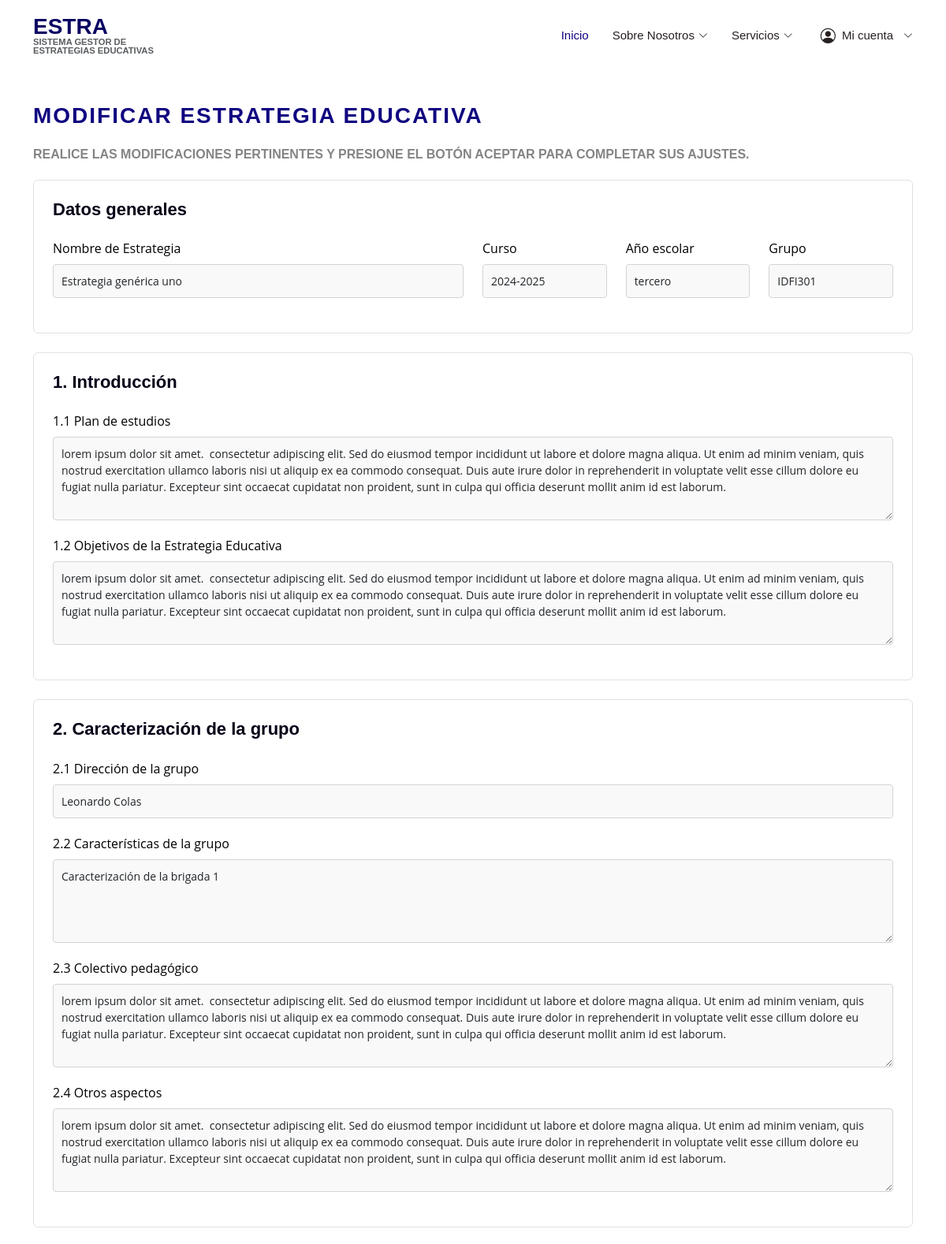
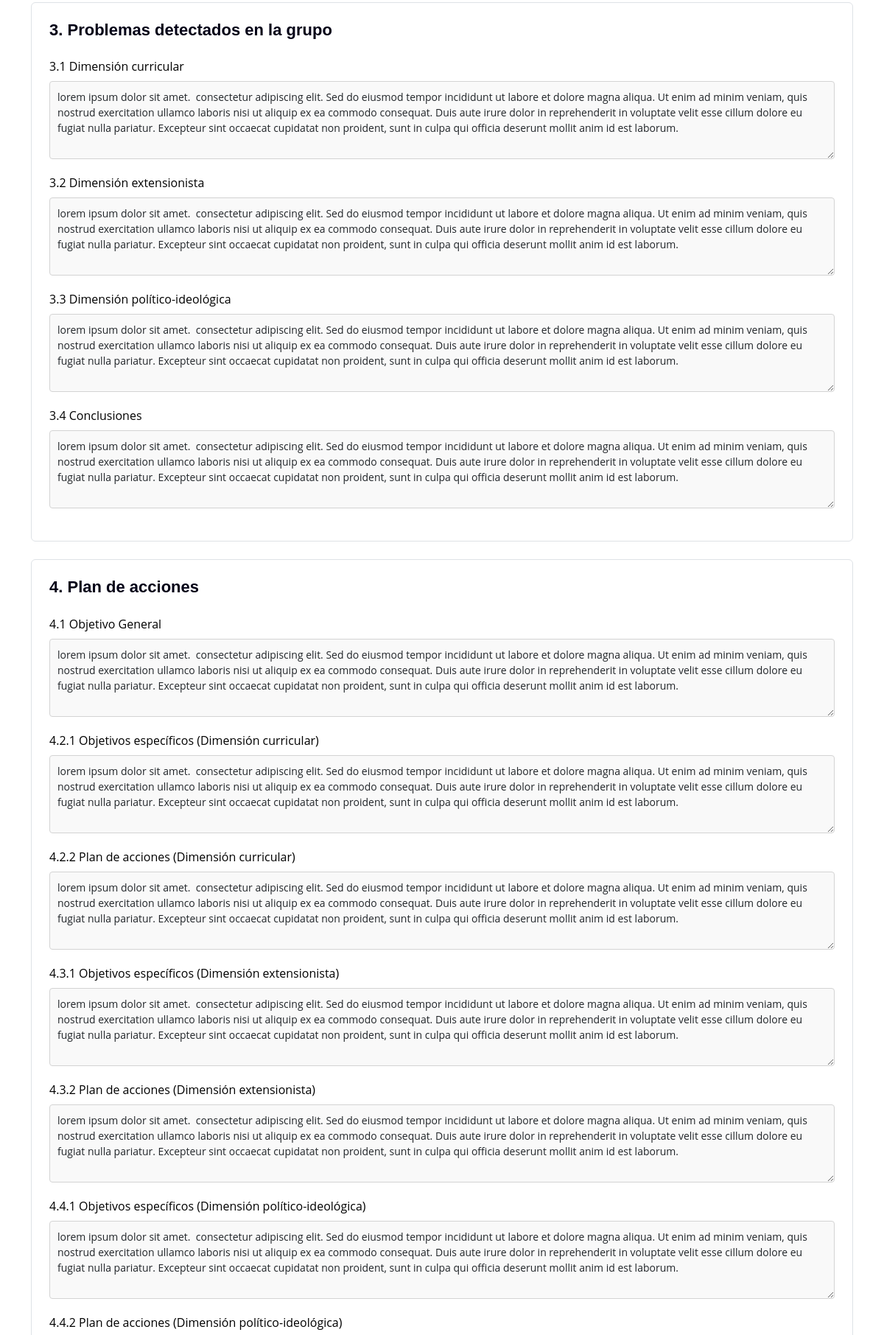
The page /p/modificar/estrategia/1/ (signed in, upper part) on the database its author committed (2 pictures, top to bottom).
### estrategias/models.py (models this page shows, shortened)
class Estrategia(models.Model):
    ANIO_CHOICES = [
        ('primero', 'Primero'),
        ('segundo', 'Segundo'),
        ('tercero', 'Tercero'),
        ('cuarto', 'Cuarto'),
    ]
    curso = models.CharField(max_length=20)
    anio_escolar = models.CharField(max_length=10, choices=ANIO_CHOICES)
    grupo = models.CharField(max_length=20)
    nombre = models.CharField(max_length=255, blank=True, default="Estrategia_{id}")
    autor = models.CharField(max_length=255, blank=True, default="autor_{id}")
    plan_estudios = models.TextField(blank=True, default="plan_estudios_{id}")
    obj_general = models.TextField(blank=True, default="objetivo_general_{id}")
    obj_estrategia = models.TextField(blank=True, default="objetivos_estrategia_{id}")
    dir_grupo = models.CharField(max_length=255, blank=True, default="direccion_grupo_{id}")
    caract_grupo = models.TextField(blank=True, default="caracteristicas_grupo_{id}")
    colect_pedagogico = models.TextField(blank=True, default="colectivo_pedagogico_{id}")
    dim_curricular = models.TextField(blank=True, default="dimension_curricular_{id}")
    dim_extensionista = models.TextField(blank=True, default="dimension_extensionista_{id}")
    dim_politica = models.TextField(blank=True, default="dimension_politico_ideologica_{id}")
    obj_dc = models.TextField(blank=True, default="obj_dc_{id}")
    plan_dc = models.TextField(blank=True, default="plan_dc_{id}")
    obj_de = models.TextField(blank=True, default="obj_de_{id}")
    plan_de = models.TextField(blank=True, default="plan_de_{id}")
    obj_dp = models.TextField(blank=True, default="obj_dp_{id}")
    plan_dp = models.TextField(blank=True, default="plan_dp_{id}")
    evaluacion = models.TextField(blank=True, default="evaluacion_integral_{id}")
    otros_aspectos = models.TextField(blank=True, default="otros_aspectos_{id}")
    conclusiones = models.TextField(blank=True, default="conclusiones_{id}")
    fecha_creacion = models.DateTimeField(auto_now_add=True, null=True,blank=True)
    fecha_modificacion = models.DateTimeField(auto_now=True, null=True,blank=True)
    class Meta:
        unique_together = ('curso', 'grupo')

### grupos/models.py (models this page shows, shortened)
class Grupo(models.Model):
    ANIO_CHOICES = [
        ('primero', 'Primero'),
        ('segundo', 'Segundo'),
        ('tercero', 'Tercero'),
        ('cuarto', 'Cuarto'),
    ]
    nombre = models.CharField(max_length=50, unique=True)
    direccion = models.CharField(max_length=100)
    curso = models.CharField(max_length=20)
    anio_escolar = models.CharField(max_length=10, choices=ANIO_CHOICES)
    caracterizacion = models.TextField()
    guia = models.OneToOneField(
        'profesores.Profesor',
        on_delete=models.SET_NULL,
        null=True,
        blank=True,
        related_name='grupo_asignado'
    )
    profesores = models.ManyToManyField(
        'profesores.Profesor',
        related_name='grupos',
        blank=True
    )

### estrategias/vistas/vistas_principal.py (the view, shortened to what this page needs)
# urls.py: path('p/modificar/estrategia/<int:estra_id>/', vistas_principal.modificar_estrategia, name='p_modificar_estrategia'),
def modificar_estrategia(request, estra_id):
    if not request.user.is_authenticated:
        messages.error(request, "No estás autenticado.")
        return redirect("login")
    if not request.user.es_profesor():
        messages.error(request, "No tienes permiso para modificar estrategias.")
        return redirect("estrategias")
    estra = get_object_or_404(Estrategia, id=estra_id)
    grupos = Grupo.objects.all()
    return render(request, "profesor_principal/modificar_estrategia.html", {"estrategia": estra, "grupos": grupos})

### usuarios/models.py (called while the page is built)
    def es_profesor(self):
        return self.rol == 'profesor_principal'

### templates/profesor_principal/modificar_estrategia.html (shortened to what this page needs)
{% extends "base.html" %}
{% load static %}
{% block content %}
  <section id="formulario-estrategia" class="estrategia-educativa">
    <div class="container">
      <div class="section-title">
        <h2>Modificar Estrategia Educativa</h2>
        <p> Realice las modificaciones pertinentes y presione el botón Aceptar para completar sus ajustes.</p>
      </div>
      <form id="form-estrategia" class="php-email-form" action="{% url 'p_modificar_estrategia' estrategia.id %}" method="POST">
        <div class="form-section mb-4 p-4 border rounded">
          <h3 class="mb-4">Datos generales</h3>
          <div class="row">
            <div class="col-md-6">
              <div class="form-group">
                <label for="titulo-estrategia">Nombre de Estrategia </label>
                <input type="text" id="titulo-estrategia" name="nombre" class="form-control" required value="{{estrategia.nombre}}">
              </div>
            </div>
            <div class="col-md-2">
              <div class="form-group">
                <label for="curso">Curso</label>
                <input type="text" id="curso" name="curso" class="form-control" required value="{{estrategia.curso}}">
              </div>
            </div>
            <div class="col-md-2">
              <div class="form-group">
                <label for="ano-escolar">Año escolar</label>
                <input type="text" id="ano-escolar" name="anio_escolar" class="form-control" required value="{{estrategia.anio_escolar}}">
              </div>
            </div>
            <div class="col-md-2">
              <div class="form-group">
                <label for="grupo">Grupo</label>
                <select id="grupo" name="grupo" class="form-control" required>
                    {% for grupo in grupos %}
                        <option value="{{ grupo.nombre }}" {% if estrategia.grupo == grupo.nombre %}selected{% endif %}>{{ grupo.nombre }}</option>
                    {% endfor %}
                </select>
              </div>
            </div>
          </div>
        </div>
        <div class="form-section mb-4 p-4 border rounded">
          <h3 class="mb-4">1. Introducción</h3>
          <div class="form-group">
            <label for="plan_estudios">1.1 Plan de estudios</label>
            <textarea id="plan_estudios" name="plan_estudios" class="form-control" rows="4">{{estrategia.plan_estudios}}</textarea>
          </div>
          <div class="form-group">
            <label for="obj_estrategia">1.2 Objetivos de la Estrategia Educativa</label>
            <textarea id="obj_estrategia" name="obj_estrategia" class="form-control" rows="4">{{estrategia.obj_estrategia}}</textarea>
          </div>
        </div>
        <div class="form-section mb-4 p-4 border rounded">
          <h3 class="mb-4">2. Caracterización de la grupo</h3>
          <div class="form-group">
            <label for="direccion-grupo">2.1 Dirección de la grupo</label>
            <input type="text" id="direccion-grupo" name="dir_grupo" class="form-control" value="{{estrategia.dir_grupo}}">
          </div>
          <div class="form-group">
            <label for="caracteristicas-grupo">2.2 Características de la grupo</label>
            <textarea id="caracteristicas-grupo" name="caract_grupo" class="form-control" rows="4">{{estrategia.caract_grupo}}</textarea>
          </div>
          <div class="form-group">
            <label for="colectivo-pedagogico">2.3 Colectivo pedagógico</label>
            <textarea id="colectivo-pedagogico" name="colect_pedagogico" class="form-control" rows="4">{{estrategia.colect_pedagogico}}</textarea>
          </div>
          <div class="form-group">
            <label for="otros-aspectos">2.4 Otros aspectos</label>
            <textarea id="otros-aspectos" name="otros_aspectos" class="form-control" rows="4">{{estrategia.otros_aspectos}}</textarea>
          </div>
        </div>
        <div class="form-section mb-4 p-4 border rounded">
          <h3 class="mb-4">3. Problemas detectados en la grupo</h3>
          <div class="form-group">
            <label for="dimension-curricular">3.1 Dimensión curricular</label>
            <textarea id="dimension-curricular" name="dim_curricular" class="form-control" rows="4">{{estrategia.dim_curricular}}</textarea>
          </div>
          <div class="form-group">
            <label for="dimension-extensionista">3.2 Dimensión extensionista</label>
            <textarea id="dimension-extensionista" name="dim_extensionista" class="form-control" rows="4">{{estrategia.dim_extensionista}}</textarea>
          </div>
          <div class="form-group">
            <label for="dimension-politico-ideologica">3.3 Dimensión político-ideológica</label>
            <textarea id="dimension-politico-ideologica" name="dim_politica" class="form-control" rows="4">{{estrategia.dim_politica}}</textarea>
          </div>
          <div class="form-group">
            <label for="conclusiones">3.4 Conclusiones</label>
            <textarea id="conclusiones" name="conclusiones" class="form-control" rows="4">{{estrategia.conclusiones}}</textarea>
          </div>
        </div>
        <div class="form-section mb-4 p-4 border rounded">
          <h3 class="mb-4">4. Plan de acciones</h3>
          <div class="form-group">
            <label for="objetivo-general">4.1 Objetivo General</label>
            <textarea id="objetivo-general" name="obj_general" class="form-control" rows="4">{{estrategia.obj_general}}</textarea>
          </div>
          <div class="form-group">
            <label for="objetivos-especificos-curricular">4.2.1 Objetivos específicos (Dimensión curricular)</label>
            <textarea id="objetivos-especificos-curricular" name="obj_dc" class="form-control" rows="4">{{estrategia.obj_dc}}</textarea>
          </div>
          <div class="form-group">
            <label for="plan-acciones-curricular">4.2.2 Plan de acciones (Dimensión curricular)</label>
            <textarea id="plan-acciones-curricular" name="plan_dc" class="form-control" rows="4">{{estrategia.plan_dc}}</textarea>
          </div>
          <div class="form-group">
            <label for="objetivos-especificos-extensionista">4.3.1 Objetivos específicos (Dimensión extensionista)</label>
            <textarea id="objetivos-especificos-extensionista" name="obj_de" class="form-control" rows="4">{{estrategia.obj_de}}</textarea>
          </div>
          <div class="form-group">
            <label for="plan-acciones-extensionista">4.3.2 Plan de acciones (Dimensión extensionista)</label>
            <textarea id="plan-acciones-extensionista" name="plan_de" class="form-control" rows="4">{{estrategia.plan_de}}</textarea>
          </div>
          <div class="form-group">
            <label for="objetivos-especificos-politico-ideologica">4.4.1 Objetivos específicos (Dimensión político-ideológica)</label>
            <textarea id="objetivos-especificos-politico-ideologica" name="obj_dp" class="form-control" rows="4">{{estrategia.obj_dp}}</textarea>
          </div>
          <div class="form-group">
            <label for="plan-acciones-politico-ideologica">4.4.2 Plan de acciones (Dimensión político-ideológica)</label>
          </div>
        </div>
      </form>
    </div>
</section>
{% endblock %}

### static/assets/css/style.css (style rules this page uses)
body { font-family: "Open Sans", sans-serif; color: #282121; }
h1, h2, h3, h4, h5, h6 { font-family: "Raleway", sans-serif; }
section { padding: 60px 0; overflow: hidden; }
.section-title { padding-bottom: 20px; }
.section-title h2 { font-size: clamp(12px, 2.5vw, 14px); font-weight: 500; padding: 0; line-height: 1.2; margin: 0 0 10px 0; letter-spacing: 2px; text-transform: uppercase; color: #aaaaaa; font-family: "Poppins", sans-serif; word-break: break-word; }
.section-title p { margin: 0; margin: 0; font-size: 36px; font-weight: 700; text-transform: uppercase; font-family: "Poppins", sans-serif; color: #020d19; }
.estrategia-educativa { padding: 60px 0; background-color: #ffffff; }
.estrategia-educativa .section-title h2 { margin-top: 70px; font-size: 28px; font-weight: 700; color: #100380; }
.estrategia-educativa .section-title p { font-size: 18px; color: #848484; }
#formulario-estrategia { background-color: #ffffff; padding: 60px 0; }
#formulario-estrategia .section-title h2 { color: #100380; font-size: 28px; font-weight: 700; margin-bottom: 20px; }
#formulario-estrategia .section-title p { color: #848484; font-size: 16px; }
#formulario-estrategia .form-section { margin-bottom: 40px; }
#formulario-estrategia .form-section h3 { color: #030117; font-size: 22px; font-weight: 600; margin-bottom: 20px; }
#formulario-estrategia .form-group { margin-bottom: 20px; }
#formulario-estrategia .form-group label { color: #000000; font-weight: 500; margin-bottom: 8px; display: block; }
#formulario-estrategia .form-control { width: 100%; padding: 10px; border: 1px solid #d3d3d3; border-radius: 4px; font-size: 14px; background-color: #f9f9f9; transition: border-color 0.3s ease; }
#formulario-estrategia textarea.form-control { resize: vertical; min-height: 100px; }
.form-control { transition: border-color 0.15s ease-in-out, box-shadow 0.15s ease-in-out; }

### rows shown on the page
Estrategia: nombre "Estrategia genérica uno", curso "2024-2025", anio_escolar "tercero", grupo "IDFI301", plan_estudios "lorem ipsum dolor sit amet. consectetur adipiscing elit. Sed do eiusmod tempor incididunt ut labore et dolore magna aliqua. Ut enim ad minim veniam, quis nostrud exercitation ullamco laboris nisi ut aliquip ex ea commodo consequat. Duis aute irure dolor in reprehenderit in voluptate velit esse cillum dolore eu fugiat nulla pariatur. Excepteur sint occaecat cupidatat non proident, sunt in culpa qui officia deserunt mollit anim id est laborum.", obj_estrategia "lorem ipsum dolor sit amet. consectetur adipiscing elit. Sed do eiusmod tempor incididunt ut labore et dolore magna aliqua. Ut enim ad minim veniam, quis nostrud exercitation ullamco laboris nisi ut aliquip ex ea commodo consequat. Duis aute irure dolor in reprehenderit in voluptate velit esse cillum dolore eu fugiat nulla pariatur. Excepteur sint occaecat cupidatat non proident, sunt in culpa qui officia deserunt mollit anim id est laborum.", dir_grupo "Leonardo Colas", caract_grupo "Caracterización de la brigada 1", colect_pedagogico "lorem ipsum dolor sit amet. consectetur adipiscing elit. Sed do eiusmod tempor incididunt ut labore et dolore magna aliqua. Ut enim ad minim veniam, quis nostrud exercitation ullamco laboris nisi ut aliquip ex ea commodo consequat. Duis aute irure dolor in reprehenderit in voluptate velit esse cillum dolore eu fugiat nulla pariatur. Excepteur sint occaecat cupidatat non proident, sunt in culpa qui officia deserunt mollit anim id est laborum.", otros_aspectos "lorem ipsum dolor sit amet. consectetur adipiscing elit. Sed do eiusmod tempor incididunt ut labore et dolore magna aliqua. Ut enim ad minim veniam, quis nostrud exercitation ullamco laboris nisi ut aliquip ex ea commodo consequat. Duis aute irure dolor in reprehenderit in voluptate velit esse cillum dolore eu fugiat nulla pariatur. Excepteur sint occaecat cupidatat non proident, sunt in culpa qui officia deserunt mollit anim id est laborum.", dim_curricular "lorem ipsum dolor sit amet. consectetur adipiscing elit. Sed do eiusmod tempor incididunt ut labore et dolore magna aliqua. Ut enim ad minim veniam, quis nostrud exercitation ullamco laboris nisi ut aliquip ex ea commodo consequat. Duis aute irure dolor in reprehenderit in voluptate velit esse cillum dolore eu fugiat nulla pariatur. Excepteur sint occaecat cupidatat non proident, sunt in culpa qui officia deserunt mollit anim id est laborum.", dim_extensionista "lorem ipsum dolor sit amet. consectetur adipiscing elit. Sed do eiusmod tempor incididunt ut labore et dolore magna aliqua. Ut enim ad minim veniam, quis nostrud exercitation ullamco laboris nisi ut aliquip ex ea commodo consequat. Duis aute irure dolor in reprehenderit in voluptate velit esse cillum dolore eu fugiat nulla pariatur. Excepteur sint occaecat cupidatat non proident, sunt in culpa qui officia deserunt mollit anim id est laborum.", dim_politica "lorem ipsum dolor sit amet. consectetur adipiscing elit. Sed do eiusmod tempor incididunt ut labore et dolore magna aliqua. Ut enim ad minim veniam, quis nostrud exercitation ullamco laboris nisi ut aliquip ex ea commodo consequat. Duis aute irure dolor in reprehenderit in voluptate velit esse cillum dolore eu fugiat nulla pariatur. Excepteur sint occaecat cupidatat non proident, sunt in culpa qui officia deserunt mollit anim id est laborum.", conclusiones "lorem ipsum dolor sit amet. consectetur adipiscing elit. Sed do eiusmod tempor incididunt ut labore et dolore magna aliqua. Ut enim ad minim veniam, quis nostrud exercitation ullamco laboris nisi ut aliquip ex ea commodo consequat. Duis aute irure dolor in reprehenderit in voluptate velit esse cillum dolore eu fugiat nulla pariatur. Excepteur sint occaecat cupidatat non proident, sunt in culpa qui officia deserunt mollit anim id est laborum.", obj_general "lorem ipsum dolor sit amet. consectetur adipiscing elit. Sed do eiusmod tempor incididunt ut labore et dolore magna aliqua. Ut enim ad minim veniam, quis nostrud exercitation ullamco laboris nisi ut aliquip ex ea commodo consequat. Duis aute irure dolor in reprehenderit in voluptate velit esse cillum dolore eu fugiat nulla pariatur. Excepteur sint occaecat cupidatat non proident, sunt in culpa qui officia deserunt mollit anim id est laborum.", obj_dc "lorem ipsum dolor sit amet. consectetur adipiscing elit. Sed do eiusmod tempor incididunt ut labore et dolore magna aliqua. Ut enim ad minim veniam, quis nostrud exercitation ullamco laboris nisi ut aliquip ex ea commodo consequat. Duis aute irure dolor in reprehenderit in voluptate velit esse cillum dolore eu fugiat nulla pariatur. Excepteur sint occaecat cupidatat non proident, sunt in culpa qui officia deserunt mollit anim id est laborum.", plan_dc "lorem ipsum dolor sit amet. consectetur adipiscing elit. Sed do eiusmod tempor incididunt ut labore et dolore magna aliqua. Ut enim ad minim veniam, quis nostrud exercitation ullamco laboris nisi ut aliquip ex ea commodo consequat. Duis aute irure dolor in reprehenderit in voluptate velit esse cillum dolore eu fugiat nulla pariatur. Excepteur sint occaecat cupidatat non proident, sunt in culpa qui officia deserunt mollit anim id est laborum.", obj_de "lorem ipsum dolor sit amet. consectetur adipiscing elit. Sed do eiusmod tempor incididunt ut labore et dolore magna aliqua. Ut enim ad minim veniam, quis nostrud exercitation ullamco laboris nisi ut aliquip ex ea commodo consequat. Duis aute irure dolor in reprehenderit in voluptate velit esse cillum dolore eu fugiat nulla pariatur. Excepteur sint occaecat cupidatat non proident, sunt in culpa qui officia deserunt mollit anim id est laborum.", plan_de "lorem ipsum dolor sit amet. consectetur adipiscing elit. Sed do eiusmod tempor incididunt ut labore et dolore magna aliqua. Ut enim ad minim veniam, quis nostrud exercitation ullamco laboris nisi ut aliquip ex ea commodo consequat. Duis aute irure dolor in reprehenderit in voluptate velit esse cillum dolore eu fugiat nulla pariatur. Excepteur sint occaecat cupidatat non proident, sunt in culpa qui officia deserunt mollit anim id est laborum.", obj_dp "lorem ipsum dolor sit amet. consectetur adipiscing elit. Sed do eiusmod tempor incididunt ut labore et dolore magna aliqua. Ut enim ad minim veniam, quis nostrud exercitation ullamco laboris nisi ut aliquip ex ea commodo consequat. Duis aute irure dolor in reprehenderit in voluptate velit esse cillum dolore eu fugiat nulla pariatur. Excepteur sint occaecat cupidatat non proident, sunt in culpa qui officia deserunt mollit anim id est laborum."
